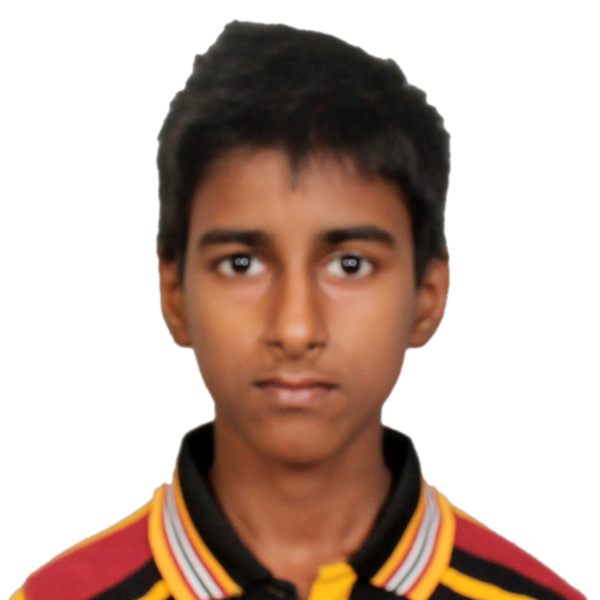
#> input picture 11102.jpg, 600 x 600 px
$ python sift5.py
#> lines starting #> are read from the running program, lines starting #| are printed output that depends on the picture
# [103 lines of commented-out code are left out]

import numpy as np
from PIL import Image
from scipy import signal

class Keypoint:
    def __init__(self, x, y, sigma):
        self.x = x
        self.y = y
        self.sigma = sigma
        self.orientation = None

sigmas = [1, 2]
def my_sift_like(image):

    sigmas = [1, 2]
    scaled_images = [gaussian_filter(image, sigma) for sigma in sigmas]

    dog_images = [scaled_images[i] - scaled_images[i+1] for i in range(len(scaled_images)-1)]
    keypoints = find_extrema(dog_images, threshold=0.05)

    for kp in keypoints:
        kp.orientation = average_gradient_direction(image, kp.x, kp.y)

    descriptors = compute_simple_descriptor(image, keypoints)

    return keypoints, descriptors


def gaussian_filter(image, sigma):
    size = int(2 * (np.ceil(3 * sigma)) + 1)
    x, y = np.mgrid[-size // 2 + 1:size // 2 + 1, -size // 2 + 1:size // 2 + 1]
    g = np.exp(-(x**2 + y**2) / (2 * sigma**2))
    g /= g.sum()
    return signal.convolve2d(image, g, mode='same')


def find_extrema(dog_images, threshold=0.05):

    keypoints = []
    for i, dog_img in enumerate(dog_images):
        rows, cols = dog_img.shape
        for x in range(1, rows - 1):
            for y in range(1, cols - 1):
                center_point = dog_img[x, y]
                if abs(center_point) > threshold:
                    is_extremum = True
                    for dx, dy in [(-1, 0), (1, 0), (0, -1), (0, 1), (-1, -1), (-1, 1), (1, -1), (1, 1)]:
                        neighbor = dog_img[x + dx, y + dy]
                        if abs(center_point) < abs(neighbor):
                            is_extremum = False
                            break
                    if is_extremum:
                        keypoint = Keypoint(x, y, sigma=sigmas[i])
                        keypoints.append(keypoint)
    return keypoints


def average_gradient_direction(image, x, y):

    window_size = 3
    window = image[x - window_size // 2: x + window_size // 2 + 1,
                   y - window_size // 2: y + window_size // 2 + 1]
    sobelx = np.array([[-1, 0, 1], [-2, 0, 2], [-1, 0, 1]])
    sobely = np.array([[-1, -2, -1], [0, 0, 0], [1, 2, 1]])
    grad_x = signal.convolve2d(window, sobelx, mode='same')
    grad_y = signal.convolve2d(window, sobely, mode='same')
    angles = np.arctan2(grad_y, grad_x)
    return np.average(angles)

def compute_simple_descriptor(image, keypoints):

    descriptors = []
    for kp in keypoints:
        window_size = 8
        half_window = window_size // 2
        subregion_size = window_size // 4
        half_subregion = subregion_size // 2

        patch = image[kp.x - half_window: kp.x + half_window, kp.y - half_window: kp.y + half_window]

        descriptor = []
        for x in range(0, window_size, subregion_size):
            for y in range(0, window_size, subregion_size):
                subregion = patch[x:x+subregion_size, y:y+subregion_size]
                sobelx = np.array([[-1, 0, 1], [-2, 0, 2], [-1, 0, 1]])
                sobely = np.array([[-1, -2, -1], [0, 0, 0], [1, 2, 1]])
                grad_x = signal.convolve2d(subregion, sobelx, mode='same')
                grad_y = signal.convolve2d(subregion, sobely, mode='same')
                grad_mag = np.sqrt(grad_x**2 + grad_y**2)
                grad_dir = np.arctan2(grad_y, grad_x)
                avg_mag = np.mean(grad_mag)
                avg_dir = np.mean(grad_dir)
                descriptor.extend([avg_mag, avg_dir])

        descriptors.append(descriptor)
    return descriptors
# [25 lines of commented-out code are left out]


img = Image.open('11102.jpg')
#> img is the input picture: PIL image 600x600 RGB; mean R, G, B 195.4, 175.1, 164.9
image = np.asarray(img.convert('L'))  # Convert to grayscale
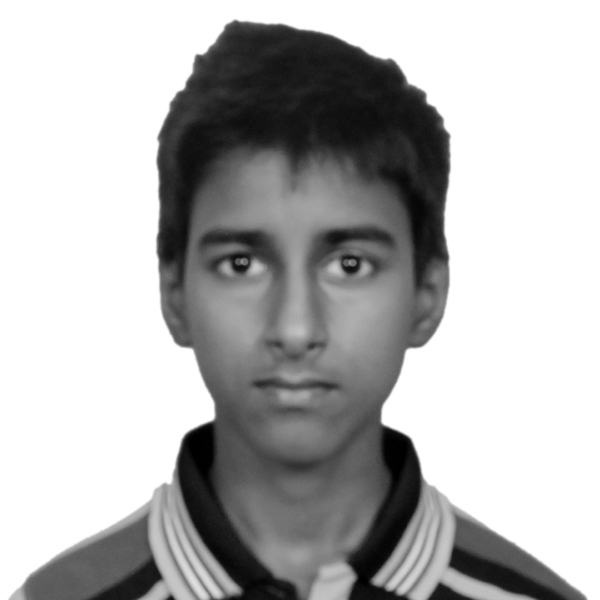
#> image: shape (600, 600); min 0, max 255, mean 180
keypoints, descriptors = my_sift_like(image)
#> call 2 of gaussian_filter, with sigma = 2
#> in gaussian_filter (call 2), `size = int(2 * (np.ceil(3 * sigma)) + 1)`: size = 13
#> in gaussian_filter (call 2), `return signal.convolve2d(image, g, mode='same')`:
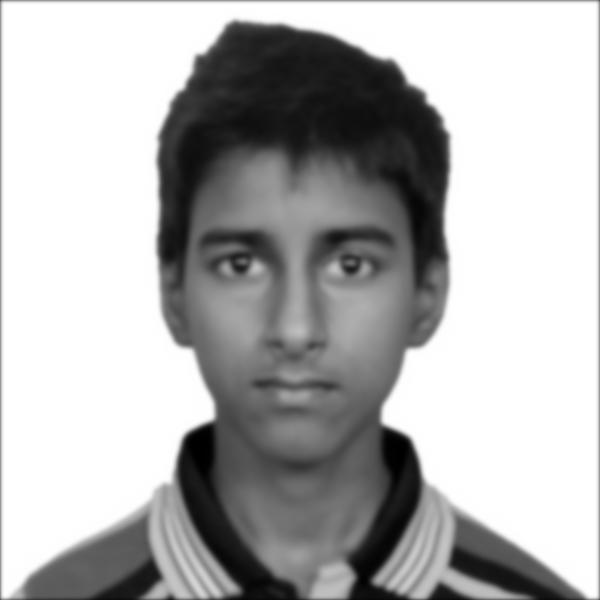
#> returned value: shape (600, 600) float64; min 0.00659, max 255, mean 178.9; drawn with min black and max white
#> in my_sift_like, `scaled_images = [gaussian_filter(image, sigma) for sigma in sigmas]`: scaled_images = 2 items
#> in my_sift_like, `dog_images = [scaled_images[i] - scaled_images[i+1] for i in range(len..`: dog_images = 1 item
#> the loop in find_extrema, `for i, dog_img in enumerate(dog_images):` made 1 pass
#> (rows, cols) on pass 1: (600, 600)

print("Number of keypoints:", len(keypoints))
#| Number of keypoints: 8689
print("Example descriptor:", descriptors[0])
#| Example descriptor: [nan, nan, nan, nan, nan, nan, nan, nan, nan, nan, nan, nan, nan, nan, nan, nan, nan, nan, nan, nan, nan, nan, nan, nan, nan, nan, nan, nan, nan, nan, nan, nan]
